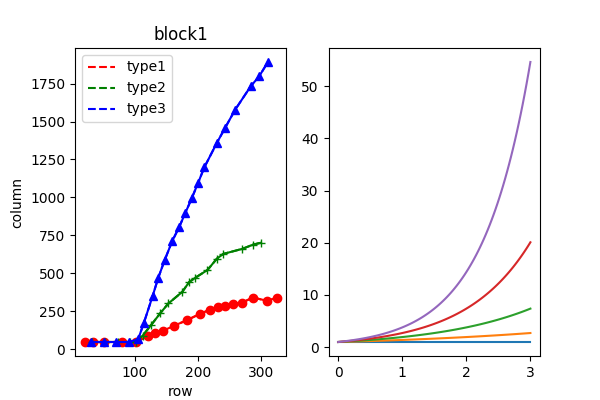

Python code for this plot:
import numpy as np
import matplotlib.pyplot as plt

x1=[20,33,51,79,101,121,132,145,162,182,203,219,232,243,256,270,287,310,325]
y1=[49,48,48,48,48,87,106,123,155,191,233,261,278,284,297,307,341,319,341]
x2=[31,52,73,92,101,112,126,140,153,175,186,196,215,230,240,270,288,300]
y2=[48,48,48,48,49,89,162,237,302,378,443,472,522,597,628,661,690,702]
x3=[30,50,70,90,105,114,128,137,147,159,170,180,190,200,210,230,243,259,284,297,311]
y3=[48,48,48,48,66,173,351,472,586,712,804,899,994,1094,1198,1360,1458,1578,1734,1797,1892]


plt.figure(figsize=(6, 4))

plt.subplot(121)
# figure splits into 2 rows, 3 col, plot to the 6th sub-fig

#p1=np.poly1d(np.polyfit(x1[5:],y1[5:],1))
#p2=np.poly1d(np.polyfit(x2[5:],y2[5:],1))
#p3=np.poly1d(np.polyfit(x3[5:],y3[5:],1))
x=np.arange(20,350)
#l1=plt.plot(x,p1(x),'r--',label='type1')
#l2=plt.plot(x,p2(x),'g--',label='type2')
#l3=plt.plot(x,p3(x),'b--',label='type3')
l1=plt.plot(x1,y1,'r--',label='type1')
l2=plt.plot(x2,y2,'g--',label='type2')
l3=plt.plot(x3,y3,'b--',label='type3')
plt.plot(x1,y1,'ro-',x2,y2,'g+-',x3,y3,'b^-')
plt.title('block1')
plt.xlabel('row')
plt.ylabel('column')
plt.legend()

# plt.subplot(n_rows, n_cols, plot_num)
plt.subplot(1, 2, 2)
x = np.linspace(0, 3, 100)
for i in xrange(5):
    plt.figure(1)  
    plt.plot(x, np.exp(i*x/3))
plt.show()
